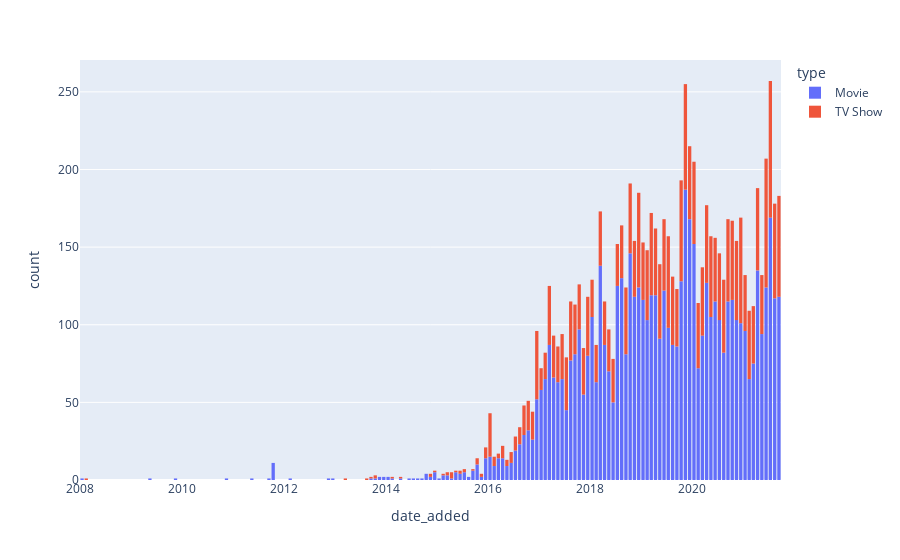

Notebook cell for this chart:
### Code cell
date_added_hist = px.histogram(data_df, x = "date_added", color='type')
date_added_hist.update_layout(bargap = 0.2)

### Figure 1 — Plotly figure (JSON) as saved in the notebook; plotly's stock layout.template omitted (floating-point values rounded to 4 significant figures; data arrays with more than 128 entries replaced by an {"elided": "..."} marker saying what was removed)
{"data": [{"alignmentgroup": "True", "bingroup": "x", "hovertemplate": "type=Movie<br>date_added=%{x}<br>count=%{y}<extra></extra>", "legendgroup": "Movie", "marker": {"color": "#636efa", "pattern": {"shape": ""}}, "name": "Movie", "offsetgroup": "Movie", "orientation": "v", "showlegend": true, "type": "histogram", "x": {"elided": "6131 str values"}, "xaxis": "x", "yaxis": "y"}, {"alignmentgroup": "True", "bingroup": "x", "hovertemplate": "type=TV Show<br>date_added=%{x}<br>count=%{y}<extra></extra>", "legendgroup": "TV Show", "marker": {"color": "#EF553B", "pattern": {"shape": ""}}, "name": "TV Show", "offsetgroup": "TV Show", "orientation": "v", "showlegend": true, "type": "histogram", "x": {"elided": "2676 str values"}, "xaxis": "x", "yaxis": "y"}], "layout": {"bargap": 0.2, "barmode": "relative", "legend": {"title": {"text": "type"}, "tracegroupgap": 0}, "margin": {"t": 60}, "xaxis": {"anchor": "y", "domain": [0, 1], "title": {"text": "date_added"}}, "yaxis": {"anchor": "x", "domain": [0, 1], "title": {"text": "count"}}}}
